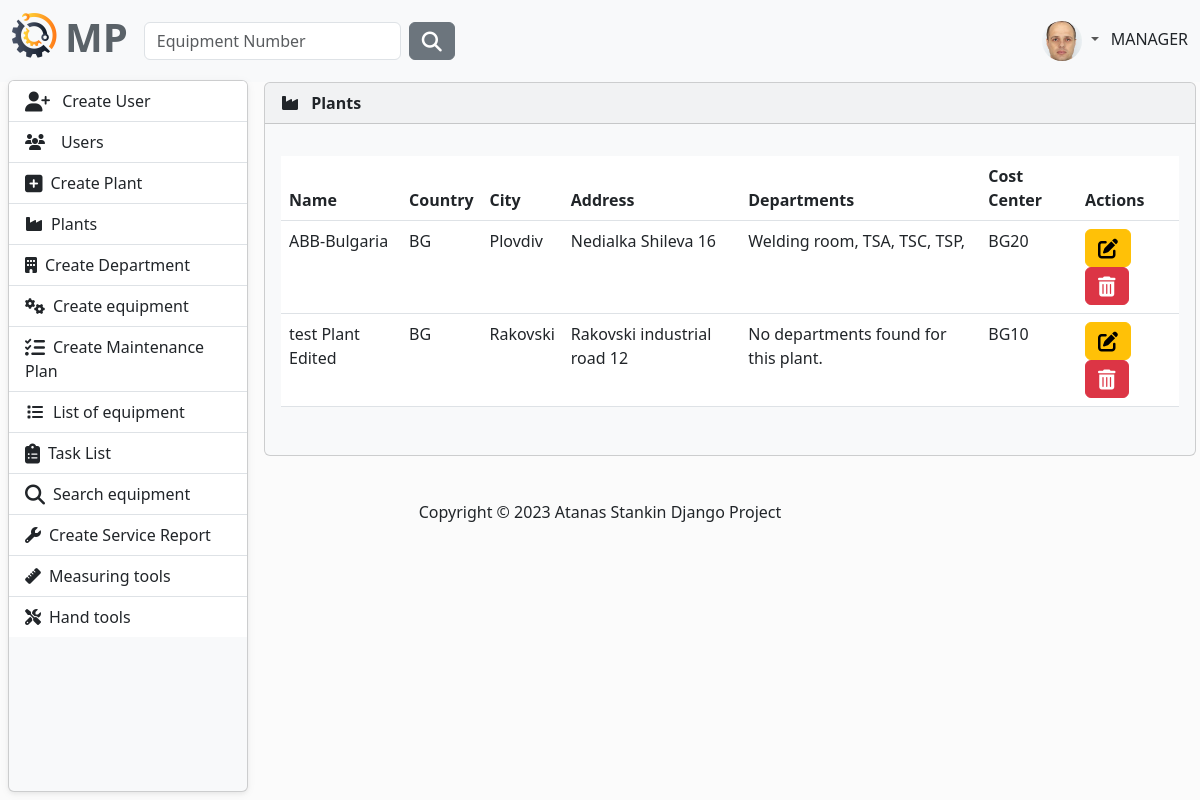
The app's page /plant/list/ (signed in) with its own data.
### MaintenancePlanner/accounts/models.py (models this page shows, shortened)
class AppUser(AbstractUser, PermissionsMixin):
    first_name = models.CharField(
        max_length=30,
        validators=[
            MinLengthValidator(2),
            user_name_validator,
        ]
    )
    last_name = models.CharField(
        max_length=30,
        validators=[
            MinLengthValidator(2),
            user_name_validator,
        ]
    )
    email = models.EmailField(unique=True)
    class Role(models.TextChoices):
        MANAGER = "MANAGER", 'Manager'
        SUPERVISOR = "SUPERVISOR", 'Supervisor'
        OPERATOR = "OPERATOR", 'Operator'
    role = models.CharField(max_length=50, choices=Role.choices)

class Profile(models.Model):
    user = models.OneToOneField(AppUser, on_delete=models.CASCADE)
    image = models.ImageField(
        default='images/default.jpg',
        null=True,
        blank=True,
        upload_to='images/'
    )

### MaintenancePlanner/plant/models.py (models this page shows, shortened)
class Plant(models.Model):
    name = models.CharField(
        max_length=30,
    )
    country = models.CharField(
        max_length=30,
    )
    city = models.CharField(
        max_length=30,
    )
    address = models.CharField(
        max_length=50,
    )
    cost_center = models.CharField(
        max_length=10,
        verbose_name='Cost Center'
    )

class Department(models.Model):
    name = models.CharField(
        max_length=30,
    )
    plant = models.ForeignKey(
        to=Plant,
        on_delete=models.CASCADE,
    )
    def __str__(self):
        return self.name

### MaintenancePlanner/plant/views.py (the view)
# urls.py: path('list/', PlantListView.as_view(), name='plants-list'),
class PlantListView(LoginRequiredMixin, AllowedUsersMixin, ListView):
    allowed_roles = ['MANAGER']
    model = Plant
    template_name = 'plant/plant-list.html'
    context_object_name = 'plants'
    def get_context_data(self, **kwargs):
        context = super().get_context_data(**kwargs)
        plants = self.get_queryset()
        departments = {plant.id: plant.department_set.all() for plant in plants}
        context['departments'] = departments
        return context

### MaintenancePlanner/accounts/mixins.py (called while the page is built)
    def dispatch(self, request, *args, **kwargs):
        if request.user.role in self.allowed_roles:
            return super().dispatch(request, *args, **kwargs)
        else:
            return redirect('home-page')

### MaintenancePlanner/plant/templatetags/plant_tags.py (called while the page is built)
@register.filter
def get_departments(departments, plant_id):
    return departments.get(plant_id, [])

### MaintenancePlanner/plant/templates/plant/plant-list.html (shortened to what this page needs)
{% extends "base.html" %}
{% load plant_tags %}
{% block content %}
    <article>
        {% if plants %}
            <div class="card bg-light ms-1 me-4 mb-4 mt-0">
                <div class="card-header">
                    <i class="fa-solid fa-industry me-2"></i>
                    <strong>Plants</strong>
                </div>
                <div class="card-body">
                    <p class="card-text">
                    <div class="table-responsive">
                        <table class="table table-hover">
                            <thead>
                            <tr>
                                <th scope="col">Name</th>
                                <th scope="col">Country</th>
                                <th scope="col">City</th>
                                <th scope="col">Address</th>
                                <th scope="col">Departments</th>
                                <th scope="col">Cost Center</th>
                                <th scope="col">Actions</th>
                            </tr>
                            </thead>
                            <tbody>
                            {% for plant in  plants %}
                                <tr>
                                    <td>
                                        {{ plant.name }}
                                    </td>
                                    <td>
                                        {{ plant.country }}
                                    </td>
                                    <td>
                                        {{ plant.city }}
                                    </td>
                                    <td>
                                        {{ plant.address }}
                                    </td>
                                    <td>
                                        {% with departments|get_departments:plant.id as plant_departments %}
                                            {% for department in plant_departments %}
                                                {{ department }},
                                                {% empty %}
                                                No departments found for this plant.
                                            {% endfor %}
                                        {% endwith %}
                                    </td>
                                    <td>
                                        {{ plant.cost_center }}
                                    </td>
                                    <td>
                                        <a class="btn btn-warning" href="{% url 'update-plant' plant.id %}">
                                            <i class="fa-solid fa-pen-to-square fa-lg"></i>
                                        </a>
                                        <button type="button" class="btn btn-danger me-1"
                                                href="{% url 'delete-plant' plant.id %}"
                                                data-bs-toggle="modal"
                                                data-bs-target="#myModal2{{ plant.id }}">
                                            <i class="fa-solid fa-trash-can fa-lg"></i>
                                        </button>
                                    </td>
                                </tr>
                            {% endfor %}
                            </tbody>
                        </table>
                    </div>
                    </p>
                </div>
            </div>
        {% endif %}
    </article>
{% endblock %}

### templates/partials/navbar.html (shortened to what this page needs)
{% load static %}
<nav class="navbar navbar-expand-lg bg-light" data-bs-theme="light">
    <div class="container-fluid">
        <a class="navbar-brand" href="{% url 'home-page' %}">
            <ul class="navbar-nav ms-auto d-flex flex-row">
                <li><img class="logo me-2" src="{% static 'img/logo.png' %}" alt="logo"></li>
                <li><h1 style="color: #5a6268; font-weight: bold">MP</h1></li>
            </ul>
        </a>
        <div class="collapse navbar-collapse" id="navbarColor01">
            {% if user.is_authenticated %}
                <form class="d-flex" method=POST action="{% url 'search-equipment' %}">
                    <input class="form-control me-sm-2" type="search" placeholder="Equipment Number"
                           name="number">
                    <button class="btn btn-secondary my-2 my-sm-0" type="submit"><i
                            class="fa-solid fa-magnifying-glass fa-lg"></i></button>
                </form>
            {% endif %}
            <ul class="navbar-nav ms-auto d-flex flex-row">
                {% if not request.user.is_authenticated %}
                    <li class="nav-item">
                        <a class="nav-link" href="{% url 'login' %}"><i
                                class="fa-solid fa-right-to-bracket fa-lg me-2"></i>Sig In
                        </a>
                    </li>
                {% else %}
                    <li class="nav-item dropdown">
                        <div class="btn-group dropdown">
                            <a class="nav-link dropdown-toggle" data-bs-toggle="dropdown" href="#" role="button"
                               aria-haspopup="true" aria-expanded="false">
                                {% if user.profile.image %}
                                    <img src="{{ user.profile.image.url }}" class="rounded-circle" height="40"
                                         loading="lazy"/>
                                {% else %}
                                    <img src="{% static 'img/profile-img.png' %}" class="rounded-circle" height="40"
                                         loading="lazy"/>
                                {% endif %}
                            </a>
                        </div>
                        {{ request.user.role }}
                    </li>
                {% endif %}
            </ul>
        </div>
    </div>
</nav>

### static/css/layout.css (style rules this page uses)
body { background-color: #fbfbfb; }
article { grid-area: content; margin-left: 20px; width: 100%; }

### static/css/side-bar.css (style rules this page uses)
body { background-color: #fbfbfb; }

### records on screen
AppUser: profile.image (picture), user.role "MANAGER"
Plant: name "ABB-Bulgaria", country "BG", city "Plovdiv", address "Nedialka Shileva 16", cost_center "BG20"
Department: name "Welding room"
Department: name "TSA"
Department: name "TSC"
Department: name "TSP"
Plant: name "test Plant Edited", country "BG", city "Rakovski", address "Rakovski industrial road 12", cost_center "BG10"
